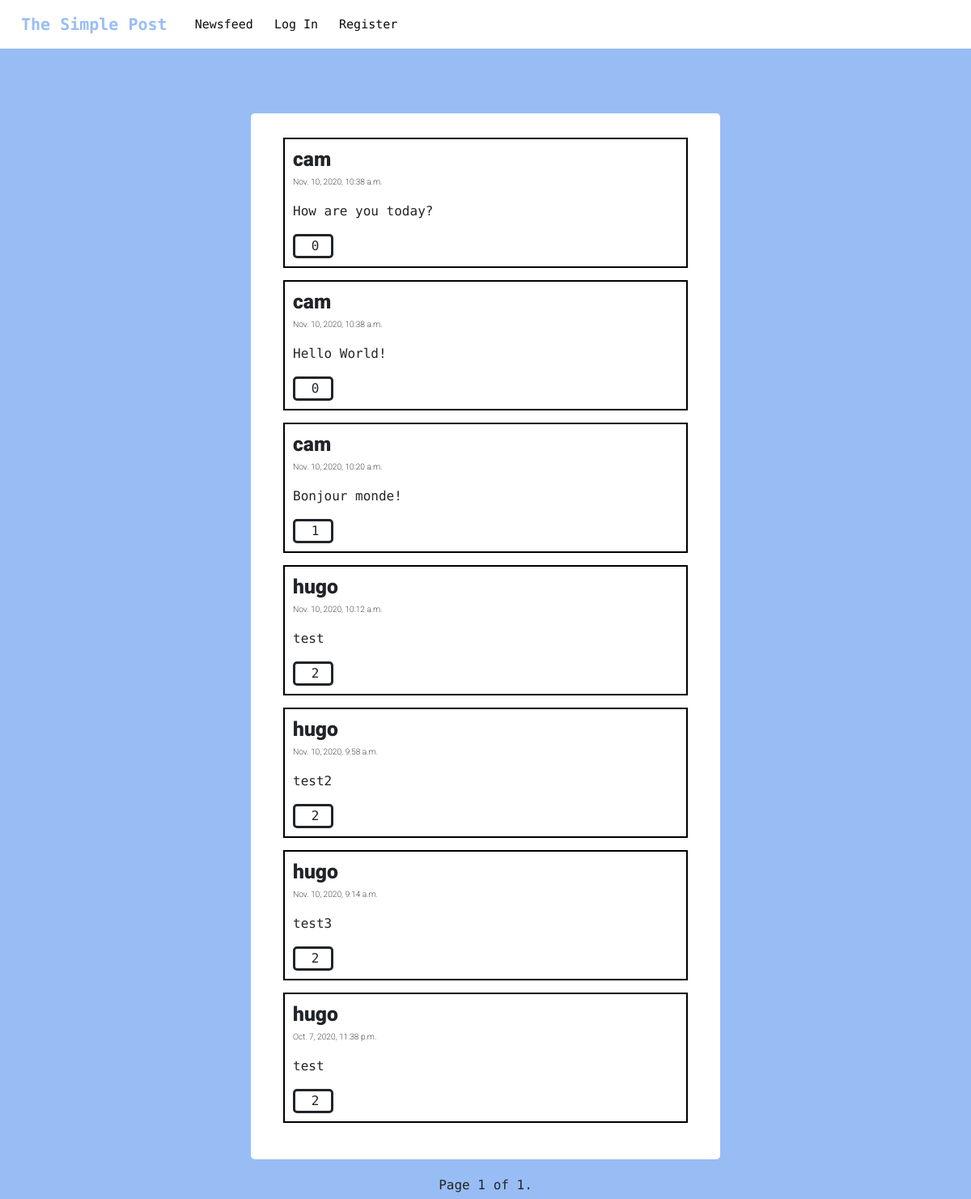
The page / on the database its author committed.
### network/models.py (models this page shows)
class Post(models.Model):
	author = models.ForeignKey(User, on_delete=models.CASCADE, related_name= "author")
	content = models.CharField(max_length=255)
	date = models.DateTimeField()
	likes_num = models.SmallIntegerField(default=0)

class User(AbstractUser):
	followers_num = models.SmallIntegerField(default=0)
	following_num = models.SmallIntegerField(default=0)

### network/views.py (the view)
# urls.py: path("", views.index, name="index"),
def index(request):
    posts_list = Post.objects.all().order_by("date").reverse()
    if request.user.is_authenticated:
        form = Post_form()
        paginator = Paginator(posts_list, 10)
        likes_of_user = Like.objects.filter(user_who_liked=request.user).values_list('liked_post__id', flat=True)
        page = request.GET.get('page')
        post = paginator.get_page(page)
        return render(request, "network/index.html", {"post":post, "form":form, "likes_of_user":likes_of_user})
    else:
        paginator = Paginator(posts_list, 10)
        page = request.GET.get('page')
        post = paginator.get_page(page)
        return render(request, "network/index.html", {"post":post})

### network/templates/network/index.html (shortened to what this page needs)
{% extends "network/layout.html" %}
{% block body %}
<div class="newsfeed_section d-flex justify-content-center">
	<div id="newsfeed_view" class="newsfeed_view">
		{% for post in post %}
		<div class="row">
			<div class="col-12 d-flex justify-content-center">
				<div class="postbox">
					{% if user.is_authenticated %}
						<a style="color: black" href='/profile/{{post.author.id}}'><h1 class="author postbox_username">{{post.author}}</h1></a>
					{% else %}
						<h1 class="author postbox_username">{{post.author}}</h1>
					{% endif %}
					<p class="date postbox_date">{{post.date}}</p>
					<p class="content_{{post.id}} postbox_content">{{post.content}}</p>
		    		<div class="like_box">
		    		<div id="like_counter_{{post.id}}" class="like_counter">{{post.likes_num}}</div>
		    		</div>
		    	</div>
	    	</div>
	    </div>
		{% endfor %}
	</div>
</div>
<div class="pagination_box" style="margin-top: 20px;">
	<div class="row">
		<div class="col-12 d-flex justify-content-center">
			<div class="pagination">
		        Page {{ post.number }} of {{ post.paginator.num_pages }}.
			</div>
		</div>
	</div>
</div>
{% endblock %}

### network/templates/network/layout.html (shortened to what this page needs)
{% load static %}
<!DOCTYPE html>
<html lang="en">
    <head>
        <link rel="stylesheet" href="https://stackpath.bootstrapcdn.com/bootstrap/4.4.1/css/bootstrap.min.css">
        <link href="{% static 'network/styles.css' %}" rel="stylesheet">
    </head>
    <body>
        <nav class="navbar navbar-expand navbar_perso sticky">
            <div class="navbar-brand" style="margin-left: 10px;" href="#">The Simple Post</div>
            <div>
              <ul class="navbar-nav mr-auto">
                <li class="nav-item">
                  <a class="nav-link" href="{% url 'index' %}">Newsfeed</a>
                </li>
                {% if user.is_authenticated %}
                    <li class="nav-item">
                        <a class="nav-link" href="{% url 'following' %}">Following</a>
                    </li>
                    <li class="nav-item">
                        <a class="nav-link" href="{% url 'logout' %}">Log Out</a>
                    </li>
                {% else %}
                    <li class="nav-item">
                        <a class="nav-link" href="{% url 'login' %}">Log In</a>
                    </li>
                    <li class="nav-item">
                        <a class="nav-link" href="{% url 'register' %}">Register</a>
                    </li>
                {% endif %}
              </ul>
            </div>
          </nav>
        <div class="body">
            {% block body %}
            {% endblock %}
        </div>
    </body>
</html>

### network/static/network/styles.css (style rules this page uses)
* { font-family: 'Encode Sans', sans-serif; }
body { background-color: #98BDF4; }
.body { margin-top: 100px; }
.navbar_perso { background: #FFFFFF; height: #98BDF4; height: 60px; }
.sticky { position: fixed; top: 0; width: 100%; z-index:1; }
.navbar-brand { color: #98BDF4; font-weight: 900; font-size: 20px; }
.navbar a { font-size: 15px; line-height: 20px; font-weight: 500; color: #FFFFFF; margin-left: 10px; }
.newsfeed_view { padding-top: 15px; padding-bottom: 45px; width: 580px; height: auto; border-radius: 5px; background-color: white; }
.postbox { width: 500px; height: auto; background: #FFFFFF; border: 2px solid #000000; box-sizing: border-box; margin-top: 15px; padding: 10px; }
.postbox_username { max-width: 250px; max-height: 43px; text-align: start; font-family: Roboto; font-style: normal; font-weight: 900; font-size: 24.7037px; line-height: 29px; }
.postbox_date { max-width: 250px; height: 14px; font-family: Roboto; font-style: normal; font-weight: 200; font-size: 10.2222px; line-height: 12px; color: #000000; }
.postbox_content { width: 490px; }
.like_box { max-width:50px; display: flex; flex-wrap: nowrap; border:solid; justify-content: center; text-align: center; border-radius: 5px; }
.like_counter { width: 25px; padding-left: 5px; }

### rows shown on the page
Post: author "cam", date "Nov. 10, 2020, 10:38 a.m.", content "How are you today?", likes_num "0"
Post: author "cam", date "Nov. 10, 2020, 10:38 a.m.", content "Hello World!", likes_num "0"
Post: author "cam", date "Nov. 10, 2020, 10:20 a.m.", content "Bonjour monde!", likes_num "1"
Post: author "hugo", date "Nov. 10, 2020, 10:12 a.m.", content "test", likes_num "2"
Post: author "hugo", date "Nov. 10, 2020, 9:58 a.m.", content "test2", likes_num "2"
Post: author "hugo", date "Nov. 10, 2020, 9:14 a.m.", content "test3", likes_num "2"
Post: author "hugo", date "Oct. 7, 2020, 11:38 p.m.", content "test", likes_num "2"

### other values the page prints
{{ post.number }} "1"
{{ post.paginator.num_pages }} "1"
